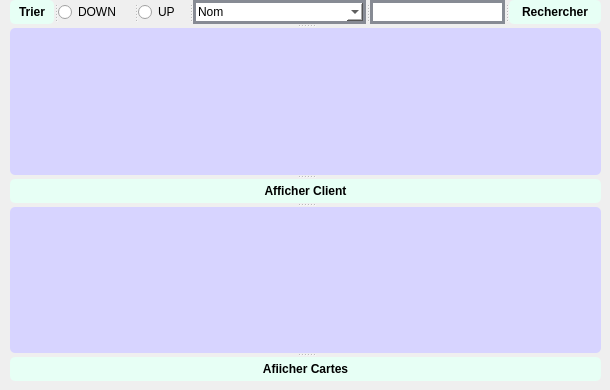
          <widget class="QWidget" name="Display">
           <attribute name="title">
            <string>Afficher Client</string>
           </attribute>
           <widget class="QSplitter" name="splitter_4">
            <property name="geometry">
             <rect>
              <x>10</x>
              <y>0</y>
              <width>591</width>
              <height>381</height>
             </rect>
            </property>
            <property name="orientation">
             <enum>Qt::Vertical</enum>
            </property>
            <widget class="QSplitter" name="splitter">
             <property name="orientation">
              <enum>Qt::Horizontal</enum>
             </property>
             <widget class="QPushButton" name="tri">
              <property name="styleSheet">
               <string notr="true">QPushButton {
padding: 5px;
border-radius: 5px;
background-color:#e7fff5;
font-weight: bold;
}
QPushButton:hover
{
color :white;
}</string>
              </property>
              <property name="text">
               <string>Trier</string>
              </property>
             </widget>
             <widget class="QRadioButton" name="down_2">
              <property name="text">
               <string>DOWN</string>
              </property>
             </widget>
             <widget class="QRadioButton" name="up_2">
              <property name="text">
               <string>UP</string>
              </property>
             </widget>
             <widget class="QComboBox" name="critere">
              <property name="styleSheet">
               <string notr="true">QComboBox {
	font: 75 8pt &quot;MS Shell Dlg 2&quot;;
border: 3px solid #878b94;
border-radius: 40pxt;
background: white;
}</string>
              </property>
              <property name="currentIndex">
               <number>0</number>
              </property>
              <item>
               <property name="text">
                <string>Nom</string>
               </property>
              </item>
              <item>
               <property name="text">
                <string>Prénom</string>
               </property>
              </item>
              <item>
               <property name="text">
                <string>CIN</string>
               </property>
              </item>
              <item>
               <property name="text">
                <string>Mail</string>
               </property>
              </item>
              <item>
               <property name="text">
                <string>Numéro de télephone</string>
               </property>
              </item>
              <item>
               <property name="text">
                <string>Date de naissance</string>
               </property>
              </item>
              <item>
               <property name="text">
                <string>Opérateur</string>
               </property>
              </item>
             </widget>
             <widget class="QLineEdit" name="crit">
              <property name="styleSheet">
               <string notr="true">QLineEdit {
	font: 75 8pt &quot;MS Shell Dlg 2&quot;;
border: 3px solid #878b94;
border-radius: 40pxt;
background: white;
}</string>
              </property>
             </widget>
             <widget class="QPushButton" name="search">
              <property name="styleSheet">
               <string notr="true">QPushButton {
padding: 5px;
border-radius: 5px;
background-color:#e7fff5;
font-weight: bold;
}
QPushButton:hover
{
color :white;
}</string>
              </property>
              <property name="text">
               <string>Rechercher</string>
              </property>
             </widget>
            </widget>
            <widget class="QTableView" name="tableView">
             <property name="styleSheet">
              <string notr="true">QTableView {
padding: 5px;
border-radius: 5px;
background-color:#d7d4ff;
font-weight: bold;
}</string>
             </property>
            </widget>
            <widget class="QPushButton" name="display">
             <property name="styleSheet">
              <string notr="true">QPushButton {
padding: 5px;
border-radius: 5px;
background-color:#e7fff5;
font-weight: bold;
}
QPushButton:hover
{
color :white;
}</string>
             </property>
             <property name="text">
              <string>Afficher Client</string>
             </property>
            </widget>
            <widget class="QTableView" name="tableView_2">
             <property name="styleSheet">
              <string notr="true">QTableView {
padding: 5px;
border-radius: 5px;
background-color:#d7d4ff;
font-weight: bold;
}</string>
             </property>
            </widget>
            <widget class="QPushButton" name="pushButton_3">
             <property name="styleSheet">
              <string notr="true">QPushButton {
padding: 5px;
border-radius: 5px;
background-color:#e7fff5;
font-weight: bold;
}
QPushButton:hover
{
color :white;
}</string>
             </property>
             <property name="text">
              <string>Afiicher Cartes</string>
             </property>
            </widget>
           </widget>
          </widget>
